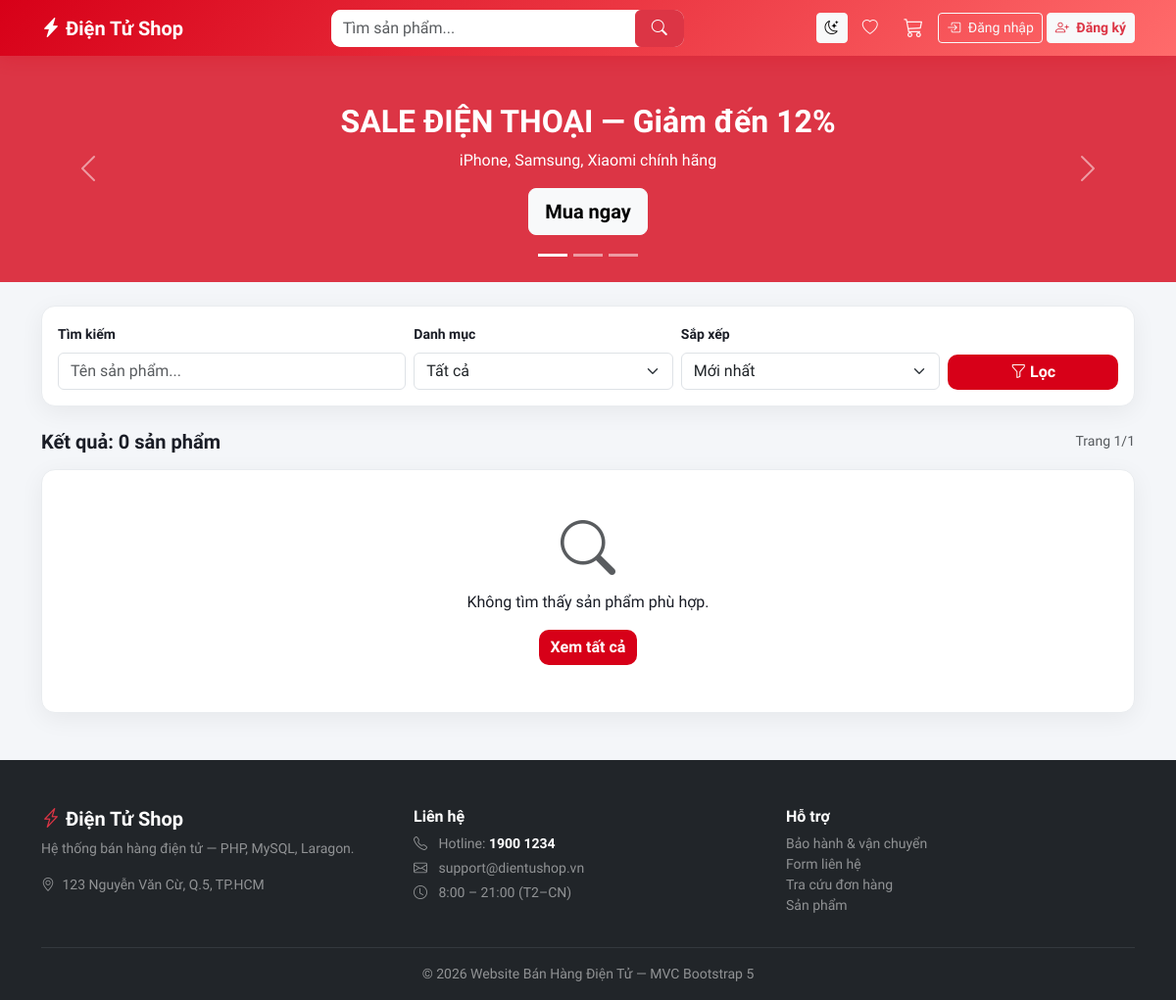
Before: / with the older database file.
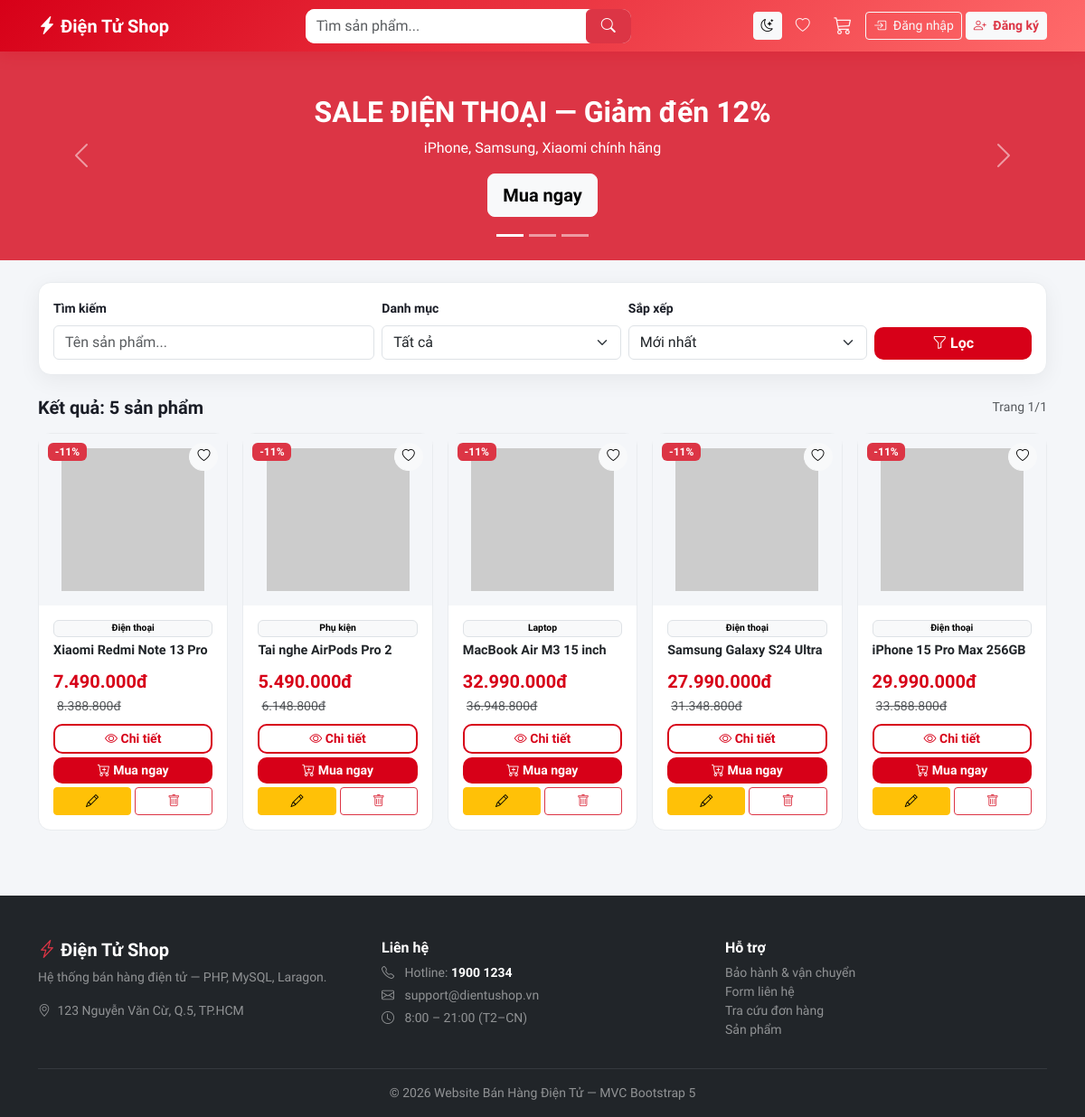
After: the same page with the newer database file.
### tables this page shows
CREATE TABLE IF NOT EXISTS `products` (
  `id` int NOT NULL AUTO_INCREMENT,
  `name` varchar(255) NOT NULL,
  `price` int NOT NULL,
  `description` text,
  `category_id` int DEFAULT NULL,
  `image` varchar(500) DEFAULT NULL,
  PRIMARY KEY (`id`),
  KEY `fk_product_category` (`category_id`),
  CONSTRAINT `fk_product_category` FOREIGN KEY (`category_id`) REFERENCES `categories` (`id`) ON DELETE SET NULL
);

CREATE TABLE IF NOT EXISTS `categories` (
  `id` int NOT NULL AUTO_INCREMENT,
  `name` varchar(255) NOT NULL,
  PRIMARY KEY (`id`)
);

### app/controllers/ProductController.php (called while the page is built, shortened)
<?php
require_once __DIR__ . '/../config/config.php';
require_once __DIR__ . '/../models/ProductModel.php';
class ProductController
{
    public function index()
    {
        $this->list();
    }
    public function list()
    {
        $filters = [
            'q' => trim($_GET['q'] ?? ''),
            'category_id' => $_GET['category'] ?? '',
            'sort' => $_GET['sort'] ?? 'newest',
        ];
        $page = max(1, (int) ($_GET['page'] ?? 1));
        $result = ProductModel::search($filters, $page, 8);
        $products = $result['items'];
        include __DIR__ . '/../views/product/list.php';
    }
}

### index.php (called while the page is built, shortened)
<?php
require_once __DIR__ . '/app/config/config.php';
require_once __DIR__ . '/app/helpers/functions.php';
require_once __DIR__ . '/app/models/ProductModel.php';
$requestUri = parse_url($_SERVER['REQUEST_URI'], PHP_URL_PATH);
$path = $requestUri;
$path = trim($path, '/');
$path = $path !== '' ? filter_var($path, FILTER_SANITIZE_URL) : '';
$url = $path === '' ? [] : explode('/', $path);
$action = !empty($url[1]) ? $url[1] : 'index';
$controller = new $controllerName();
call_user_func_array([$controller, $action], array_slice($url, 2));

### app/models/ProductModel.php (called while the page is built, shortened)
<?php
class ProductModel
{
    private $id;
    private $name;
    private $price;
    private $image;
    private $categoryName;
    public function __construct(
        $id = null,
        $name = '',
        $description = '',
        $price = 0,
        $image = '',
        $categoryId = null,
        $categoryName = ''
    ) {
        $this->id = $id;
        $this->name = $name;
        $this->price = $price;
        $this->image = $image;
        $this->categoryName = $categoryName;
    }
    public function getID() { return $this->id; }
    public function getName() { return $this->name; }
    public function getPrice() { return $this->price; }
    public function getImage() { return $this->image; }
    public function getCategoryName() { return $this->categoryName; }
    public function getOldPrice(): int
    {
        return (int) round($this->price * 1.12);
    }
    public function getDiscountPercent(): int
    {
        $old = $this->getOldPrice();
        return (int) round((1 - $this->price / $old) * 100);
    }
    private static ?PDO $pdo = null;
    private static function getDB(): PDO
    {
        if (self::$pdo === null) {
            try {
                self::$pdo = new PDO(
                    'mysql:host=localhost;dbname=ecommerce_db;charset=utf8mb4',
                    'root',
                    ''
                );
                self::$pdo->setAttribute(PDO::ATTR_ERRMODE, PDO::ERRMODE_EXCEPTION);
            } catch (PDOException $e) {
                die('Lỗi kết nối CSDL: ' . $e->getMessage());
            }
        }
        return self::$pdo;
    }
    private static function mapRow(array $row): ProductModel
    {
        return new ProductModel(
            $row['id'],
            $row['name'],
            $row['description'] ?? '',
            (int) $row['price'],
            $row['image'] ?? '',
            $row['category_id'] ?? null,
            $row['category_name'] ?? ''
        );
    }
    private static string $selectWithCategory = '
        SELECT p.*, c.name AS category_name
        FROM products p
        LEFT JOIN categories c ON c.id = p.category_id
    ';
    public static function search(array $filters, int $page = 1, int $perPage = 8): array
    {
        $db = self::getDB();
        $where = ['1=1'];
        $params = [];
        $order = 'p.id DESC';
        $sort = $filters['sort'] ?? 'newest';
        $sqlBase = self::$selectWithCategory . ' WHERE ' . implode(' AND ', $where);
        $countStmt = $db->prepare('SELECT COUNT(*) FROM products p WHERE ' . implode(' AND ', $where));
        $countStmt->execute($params);
        $total = (int) $countStmt->fetchColumn();
        $totalPages = max(1, (int) ceil($total / $perPage));
        $page = max(1, min($page, $totalPages));
        $offset = ($page - 1) * $perPage;
        $stmt = $db->prepare($sqlBase . " ORDER BY $order LIMIT $perPage OFFSET $offset");
        $stmt->execute($params);
        $items = [];
        while ($row = $stmt->fetch(PDO::FETCH_ASSOC)) {
            $items[] = self::mapRow($row);
        }
        return [
            'items' => $items,
            'total' => $total,
            'page' => $page,
            'perPage' => $perPage,
            'totalPages' => $totalPages,
        ];
    }
}

### app/config/config.php (called while the page is built, shortened)
<?php
function url(string $path = ''): string
{
    $path = ltrim($path, '/');
    return BASE_PATH . ($path !== '' ? '/' . $path : '');
}

### app/helpers/functions.php (called while the page is built, shortened)
<?php
function default_product_image(): string
{
    return 'https://placehold.co/400x400/f0f2f5/8b95a1?text=Không+có+ảnh';
}
function product_image_url(?string $image): string
{
    $image = trim((string) $image);
    return $image !== '' ? $image : default_product_image();
}
function is_wishlisted(int $productId): bool
{
    return in_array($productId, $_SESSION['wishlist'] ?? [], true);
}
function format_price(int $price): string
{
    return number_format($price, 0, ',', '.') . 'đ';
}

### app/views/product/_card.php (the view)
<?php  $colClass = $colClass ?? 'col-6 col-md-4 col-lg-3 col-5-grid';
$imgUrl = product_image_url($p->getImage());
$discount = $p->getDiscountPercent();
?>
<div class="<?= $colClass ?>">
    <article class="product-card-v2 position-relative">
        <?php if ($discount > 0): ?>
        <span class="badge bg-danger sale-badge">-<?= $discount ?>%</span>
        <?php endif; ?>
        <a href="<?= url('Wishlist/toggle/' . $p->getID()) ?>" class="btn btn-sm <?= is_wishlisted($p->getID()) ? 'btn-danger' : 'btn-light' ?> wish-btn rounded-circle" title="Yêu thích">
            <i class="bi bi-heart<?= is_wishlisted($p->getID()) ? '-fill' : '' ?>"></i>
        </a>
        <a href="<?= url('Product/detail/' . $p->getID()) ?>" class="img-box text-decoration-none">
            <img src="<?= htmlspecialchars($imgUrl) ?>" alt="<?= htmlspecialchars($p->getName()) ?>"
                 onerror="this.src='<?= default_product_image() ?>'">
        </a>
        <div class="p-3 flex-grow-1 d-flex flex-column">
            <?php if ($p->getCategoryName()): ?><span class="badge text-bg-light border mb-1" style="font-size:.65rem"><?= htmlspecialchars($p->getCategoryName()) ?></span><?php endif; ?>
            <a href="<?= url('Product/detail/' . $p->getID()) ?>" class="text-decoration-none fw-semibold text-dark" style="font-size:.9rem;display:-webkit-box;-webkit-line-clamp:2;-webkit-box-orient:vertical;overflow:hidden"><?= htmlspecialchars($p->getName()) ?></a>
            <div class="my-2">
                <span class="price-text fs-5"><?= format_price($p->getPrice()) ?></span>
                <?php if ($discount > 0): ?><del class="text-muted small ms-1"><?= format_price($p->getOldPrice()) ?></del><?php endif; ?>
            </div>
            <div class="mt-auto d-grid gap-1">
                <a href="<?= url('Product/detail/' . $p->getID()) ?>" class="btn btn-outline-brand btn-sm"><i class="bi bi-eye"></i> Chi tiết</a>
                <a href="<?= url('Cart/add/' . $p->getID()) ?>" class="btn btn-brand btn-sm"><i class="bi bi-cart-plus"></i> Mua ngay</a>
                <?php if (!isset($showAdmin) || $showAdmin): ?>
                <div class="d-flex gap-1">
                    <a href="<?= url('Product/edit/' . $p->getID()) ?>" class="btn btn-warning btn-sm flex-grow-1"><i class="bi bi-pencil"></i></a>
                    <a href="<?= url('Product/deleteConfirm/' . $p->getID()) ?>" class="btn btn-outline-danger btn-sm flex-grow-1"><i class="bi bi-trash"></i></a>
                </div>
                <?php endif; ?>
            </div>
        </div>
    </article>
</div>

### app/views/product/list.php (shortened to what the rows shown need)
<?php
include __DIR__ . '/../layout/header.php';
?>
<div id="homeCarousel" class="carousel slide" data-bs-ride="carousel">
    <div class="carousel-inner">
        <div class="carousel-item active">
            <div class="bg-danger text-white text-center py-5">
                <h2 class="fw-bold">SALE ĐIỆN THOẠI — Giảm đến 12%</h2>
            </div>
        </div>
    </div>
</div>
<div class="container py-4 pb-5">
    <?php if (!empty($products)): ?>
    <div class="row g-3">
        <?php foreach ($products as $p): include __DIR__ . '/_card.php'; endforeach; ?>
    </div>
    <?php endif; ?>
</div>
<?php include __DIR__ . '/../layout/footer.php'; ?>

Changed rows visible on the page:
added products: price "11", category.name "Điện thoại", name "Xiaomi Redmi Note 13 Pro", price "7.490.000đ", price "8.388.800đ"
added products: price "11", category.name "Phụ kiện", name "Tai nghe AirPods Pro 2", price "5.490.000đ", price "6.148.800đ"
added products: price "11", category.name "Laptop", name "MacBook Air M3 15 inch", price "32.990.000đ", price "36.948.800đ"
added products: price "11", category.name "Điện thoại", name "Samsung Galaxy S24 Ultra", price "27.990.000đ", price "31.348.800đ"
added products: price "11", category.name "Điện thoại", name "iPhone 15 Pro Max 256GB", price "29.990.000đ", price "33.588.800đ"
Other visible differences:
$pagination['total']: "0" → "5"
text no longer shown: "Không tìm thấy sản phẩm phù hợp. Xem tất cả"
